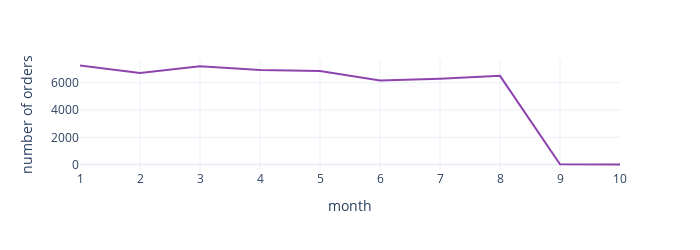

Notebook code for this chart:
### Code cell
fig = px.line(
    df,
    x=df.index,
    y='number of orders'
)

fig.update_traces(line_color='#8E44AD')

fig.update_layout(
    xaxis=dict(
        tickmode='linear',
        dtick=1  
    ),
    width = 700, 
    height = 250
)

fig.show()

### Figure 1 — Plotly figure (JSON) as saved in the notebook; plotly's stock layout.template omitted (floating-point values rounded to 4 significant figures)
{"data": [{"hovertemplate": "month=%{x}<br>number of orders=%{y}<extra></extra>", "legendgroup": "", "line": {"color": "#8E44AD", "dash": "solid"}, "marker": {"symbol": "circle"}, "mode": "lines", "name": "", "orientation": "v", "showlegend": false, "type": "scatter", "x": [1, 2, 3, 4, 5, 6, 7, 8, 9, 10], "xaxis": "x", "y": [7269, 6728, 7211, 6939, 6873, 6167, 6292, 6512, 16, 4], "yaxis": "y"}], "layout": {"height": 250, "legend": {"tracegroupgap": 0}, "margin": {"t": 60}, "width": 700, "xaxis": {"anchor": "y", "domain": [0, 1], "dtick": 1, "tickmode": "linear", "title": {"text": "month"}}, "yaxis": {"anchor": "x", "domain": [0, 1], "title": {"text": "number of orders"}}}}
